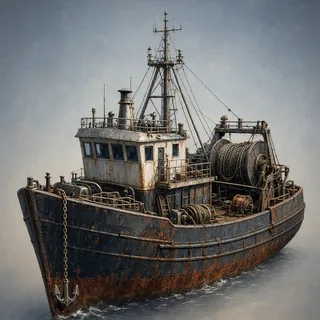
#> input picture art/fishing-trawler.webp, 320 x 320 px
$ python -i art-install.py   (imports and definitions only)
#> lines starting #> are read from the running program, lines starting #| are printed output that depends on the picture
#> further down, picture is the input picture: PIL image 320x320 RGB; mean R, G, B 112.9, 113.5, 112.5
#!/usr/bin/env python3
"""Gravemark - tools/art-install.py

Installs a delivered art pack into art/, but ONLY the files that are actually
painted. Filler is deliberately left out: a placeholder that exists on disk
loads successfully, and the renderer then composites it (45 doll layers of
captioned boxes over the hero). A file that is ABSENT falls back to the game's
own procedural placeholder, which is the behaviour we want.

Also repairs broken mattes. Deliveries frequently arrive pasted on a light
card instead of cut out; on a dark backdrop that reads as a bright rectangle.
Where the border is near-uniform we flood-fill it to transparent from the
edges inward, which removes the card without eating into the figure.

    python3 tools/art-install.py <src-art-dir> [--dest art] [--dry-run]
"""
import os, sys, json, argparse, subprocess, shutil
from collections import deque
from PIL import Image, ImageStat, ImageFilter

HERE = os.path.dirname(os.path.abspath(__file__))

# [34 lines left out: functions manifest, is_painted, silhouette, not called in this run]

def strip_matte(frame, tol=34, flat_thresh=52.0, min_share=0.62):
    """Remove a background card and return (frame, changed).

    Colour alone cannot separate a flat card from a pale figure - that is how
    a grey-green shambler gets eaten by a grey card's fill. So a pixel is only
    cleared when it is BOTH near the card colour AND locally flat. Cards are
    smooth; painted figures are textured, so the texture gate protects them.

    Cards arrive two ways: filling the frame, or as a rectangle inside a
    transparent margin. Flooding from the edge through transparency handles
    both.
    """
#> called with tol = 34, flat_thresh = 52, min_share = 0.62
    frame = frame.convert("RGBA")
    w, h = frame.size
#> w = 320; h = 320
    px = frame.load()

    # local edge energy: flat card ~0, painted figure high
    grey = frame.convert("L")
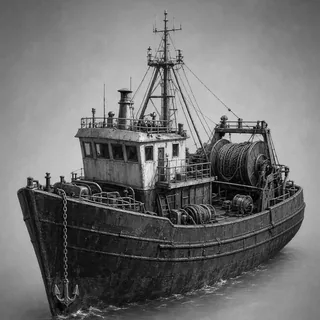
#> grey: PIL image 320x320 L; min 0, max 239, mean 113.2
    edges = grey.filter(ImageFilter.FIND_EDGES).filter(ImageFilter.MaxFilter(3))
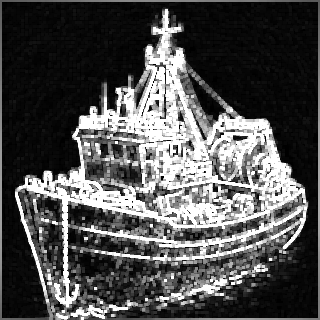
#> edges: PIL image 320x320 L; min 0, max 255, mean 81
    epx = edges.load()

    # [27 lines left out: function flood, not called in this run]

    # --- detect a card -----------------------------------------------------
    # Sampling what the flood first touches is the wrong signal: figures that
    # throw speckles to the frame edge (a mourner, a frost wraith) drown the
    # card colour in their own outline. The bounding box of opaque pixels is
    # the card's own rectangle, so its PERIMETER is almost pure card - while a
    # properly cut-out sprite has a perimeter that is mostly transparent.
    # Alpha channel only: transparent pixels often retain stale RGB, and an
    # RGBA getbbox() counts those, inflating the box to the whole frame.
    bbox = frame.getchannel("A").getbbox()
#> bbox = (0, 0, 320, 320)
    if not bbox:
        return frame, False
    x0, y0, x1, y1 = bbox
#> x0 = 0; y0 = 0; x1 = 320; y1 = 320
    if (x1 - x0) < w * 0.25 or (y1 - y0) < h * 0.25:
        return frame, False

    ring = []
    step = max(1, (x1 - x0) // 64)
#> step = 5
    for x in range(x0, x1, step):
        ring.append(px[x, y0]); ring.append(px[x, y1 - 1])
#> after the loop, ring = 128 items, first 6: (81, 93, 103, 255), (95, 104, 105, 255), (83, 93, 103, 255), (98, 104, 109, 255), (84, 94, 104, 255), (92, 98, 103, 255)
    step = max(1, (y1 - y0) // 64)
    for y in range(y0, y1, step):
        ring.append(px[x0, y]); ring.append(px[x1 - 1, y])
#> after the loop, ring = 256 items, first 6: (81, 93, 103, 255), (95, 104, 105, 255), (83, 93, 103, 255), (98, 104, 109, 255), (84, 94, 104, 255), (92, 98, 103, 255)

    opaque_ring = [p for p in ring if p[3] > 200]
#> opaque_ring has the same summary as ring
    if len(opaque_ring) < len(ring) * 0.55:
        return frame, False          # perimeter mostly transparent => already cut out

    buckets = {}
    for p in opaque_ring:
        k = (p[0] // 16, p[1] // 16, p[2] // 16)
        buckets[k] = buckets.get(k, 0) + 1
#> this loop made 256 passes
#> (p, k) on passes 1 to 3: ((81, 93, 103, 255), (5, 5, 6)), ((95, 104, 105, 255), (5, 6, 6)), ((83, 93, 103, 255), (5, 5, 6))
#> after the loop, buckets = 36 items
    best = max(buckets, key=buckets.get)
#> best = (7, 8, 9)
    if buckets[best] / len(opaque_ring) < min_share:
        return frame, False          # perimeter is varied => not a flat card

    members = [p for p in opaque_ring
               if (p[0] // 16, p[1] // 16, p[2] // 16) == best]
    ref = (sum(p[0] for p in members) / len(members),
           sum(p[1] for p in members) / len(members),
           sum(p[2] for p in members) / len(members))

    # Sample the card's own colour from just inside the bbox corners. The
    # figure is centred, so the corners are card. The bbox PERIMETER is a hard
    # edge (it is the card's boundary), which is exactly why a flood seeded at
    # the frame border can never get in: the flatness gate rejects the boundary
    # itself. Seeding inside the card sidesteps that entirely.
    inset = max(2, min((x1 - x0), (y1 - y0)) // 20)
    seeds = [(x0 + inset, y0 + inset), (x1 - 1 - inset, y0 + inset),
             (x0 + inset, y1 - 1 - inset), (x1 - 1 - inset, y1 - 1 - inset)]
    corner = [px[sx, sy] for sx, sy in seeds if px[sx, sy][3] > 200]
    if not corner:
        return frame, False
    ref = (sum(p[0] for p in corner) / len(corner),
           sum(p[1] for p in corner) / len(corner),
           sum(p[2] for p in corner) / len(corner))
    # Card must be materially lighter than the dark ground the game paints, or
    # there is nothing worth cutting out.
    if sum(ref) / 3 < 90:
        return frame, False

    def near(p):
        return (abs(p[0]-ref[0]) <= tol and abs(p[1]-ref[1]) <= tol
                and abs(p[2]-ref[2]) <= tol)

    # Region-grow from the card's interior corners. Colour only: the figure is
    # what stops it, and detection has already proved a card is present.
    seen = bytearray(w * h)
    dq = deque(seeds)
    cleared = 0
    while dq:
        x, y = dq.popleft()
        if x < x0 or y < y0 or x >= x1 or y >= y1:
            continue
        i = y * w + x
        if seen[i]:
            continue
        seen[i] = 1
        p = px[x, y]
        if p[3] == 0:
            dq.extend(((x+1,y),(x-1,y),(x,y+1),(x,y-1)))
            continue
        if not near(p):
            continue
        px[x, y] = (p[0], p[1], p[2], 0)
        cleared += 1
        dq.extend(((x+1,y),(x-1,y),(x,y+1),(x,y-1)))

    # Enclosed islands: card pixels ringed by the figure (between a dog's legs,
    # inside a cloak's fold) are unreachable from the corner seeds. Sweep the
    # bbox for anything still matching the card colour AND locally flat. The
    # flatness gate is what keeps this from biting into painted detail.
    if cleared:
        for y in range(y0, y1):
            for x in range(x0, x1):
                p = px[x, y]
                if p[3] == 0 or not near(p):
                    continue
                if epx[x, y] < flat_thresh:
                    px[x, y] = (p[0], p[1], p[2], 0)
                    cleared += 1

    return frame, cleared > (w * h * 0.01)


# [126 lines left out: function main, not called in this run]

# [2 lines not run here, left out]

>>> from PIL import Image
>>> picture = Image.open('../../art/fishing-trawler.webp')
>>> result = strip_matte(picture)

$ run again, on art/brigid.webp
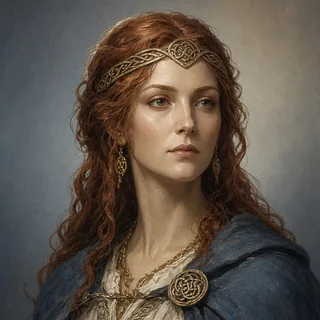
#> input picture art/brigid.webp, 320 x 320 px
#> picture is the input picture: PIL image 320x320 RGB; mean R, G, B 95, 84.9, 74.8
#> in strip_matte, `grey = frame.convert("L")`:
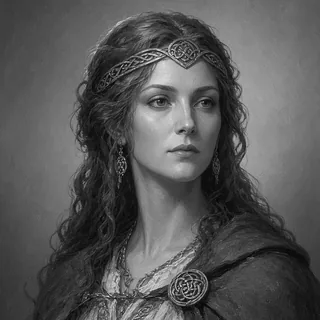
#> grey: PIL image 320x320 L; min 0, max 234, mean 86.7
#> in strip_matte, `edges = grey.filter(ImageFilter.FIND_EDGES).filter(ImageFilter.MaxFilt..`:
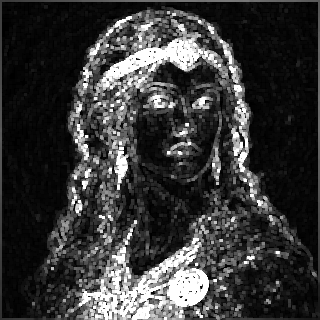
#> edges: PIL image 320x320 L; min 0, max 255, mean 56.1
#> bbox = (0, 0, 320, 320)
#> x0 = 0; x1 = 320
#> step = 5
#> after the loop in strip_matte, `for x in range(x0, x1, step):`: ring = 128 items, first 6: (61, 60, 65, 255), (45, 49, 52, 255), (59, 59, 63, 255), (47, 51, 54, 255), (56, 60, 63, 255), (50, 54, 58, 255)
#> after the loop in strip_matte, `for y in range(y0, y1, step):`: ring = 256 items, first 6: (61, 60, 65, 255), (45, 49, 52, 255), (59, 59, 63, 255), (47, 51, 54, 255), (56, 60, 63, 255), (50, 54, 58, 255)
#> opaque_ring has the same summary as ring
#> the loop in strip_matte, `for p in opaque_ring:` made 256 passes
#> (p, k) on passes 1 to 3: ((61, 60, 65, 255), (3, 3, 4)), ((45, 49, 52, 255), (2, 3, 3)), ((59, 59, 63, 255), (3, 3, 3))
#> after the loop in strip_matte, `for p in opaque_ring:`: buckets = 38 items
#> best = (3, 4, 4)

$ run again, on art/kraken.webp
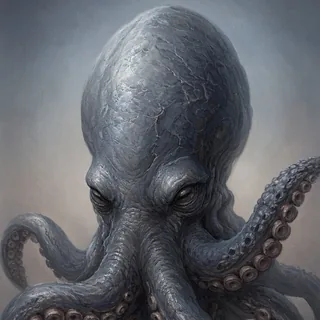
#> input picture art/kraken.webp, 320 x 320 px
#> picture is the input picture: PIL image 320x320 RGB; mean R, G, B 97.7, 100.5, 106.3
#> in strip_matte, `edges = grey.filter(ImageFilter.FIND_EDGES).filter(ImageFilter.MaxFilt..`:
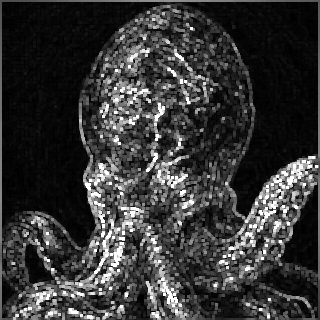
#> edges: PIL image 320x320 L; min 0, max 255, mean 54.8
#> bbox = (0, 0, 320, 320)
#> x0 = 0; x1 = 320
#> step = 5
#> after the loop in strip_matte, `for x in range(x0, x1, step):`: ring = 128 items, first 6: (76, 78, 91, 255), (88, 94, 101, 255), (75, 77, 90, 255), (76, 79, 87, 255), (69, 77, 88, 255), (68, 71, 79, 255)
#> after the loop in strip_matte, `for y in range(y0, y1, step):`: ring = 256 items, first 6: (76, 78, 91, 255), (88, 94, 101, 255), (75, 77, 90, 255), (76, 79, 87, 255), (69, 77, 88, 255), (68, 71, 79, 255)
#> opaque_ring has the same summary as ring
#> the loop in strip_matte, `for p in opaque_ring:` made 256 passes
#> (p, k) on passes 1 to 3: ((76, 78, 91, 255), (4, 4, 5)), ((88, 94, 101, 255), (5, 5, 6)), ((75, 77, 90, 255), (4, 4, 5))
#> after the loop in strip_matte, `for p in opaque_ring:`: buckets = 36 items
#> best = (7, 7, 7)

$ run again, on art/platypus.webp
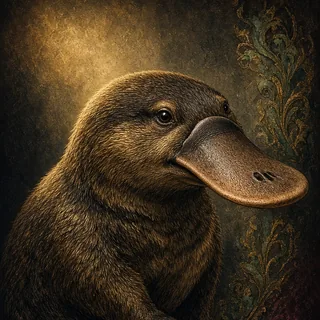
#> input picture art/platypus.webp, 320 x 320 px
#> picture is the input picture: PIL image 320x320 RGB; mean R, G, B 64, 50, 30.9
#> in strip_matte, `grey = frame.convert("L")`:
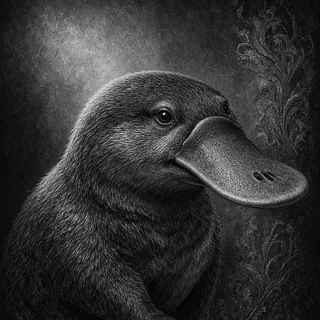
#> grey: PIL image 320x320 L; min 0, max 255, mean 52
#> in strip_matte, `edges = grey.filter(ImageFilter.FIND_EDGES).filter(ImageFilter.MaxFilt..`:
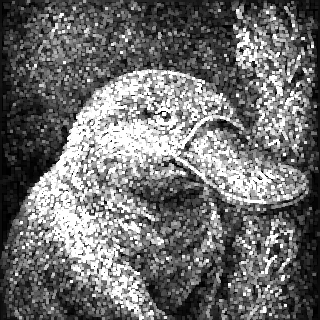
#> edges: PIL image 320x320 L; min 0, max 255, mean 110.9
#> bbox = (0, 0, 320, 320)
#> x0 = 0; x1 = 320
#> step = 5
#> after the loop in strip_matte, `for x in range(x0, x1, step):`: ring = 128 items, first 6: (14, 14, 12, 255), (10, 10, 12, 255), (16, 17, 14, 255), (12, 11, 14, 255), (23, 21, 17, 255), (13, 13, 13, 255)
#> after the loop in strip_matte, `for y in range(y0, y1, step):`: ring = 256 items, first 6: (14, 14, 12, 255), (10, 10, 12, 255), (16, 17, 14, 255), (12, 11, 14, 255), (23, 21, 17, 255), (13, 13, 13, 255)
#> opaque_ring has the same summary as ring
#> the loop in strip_matte, `for p in opaque_ring:` made 256 passes
#> (p, k) on passes 1 to 3: ((14, 14, 12, 255), (0, 0, 0)), ((10, 10, 12, 255), (0, 0, 0)), ((16, 17, 14, 255), (1, 1, 0))
#> after the loop in strip_matte, `for p in opaque_ring:`: buckets = 23 items
#> best = (0, 0, 0)
